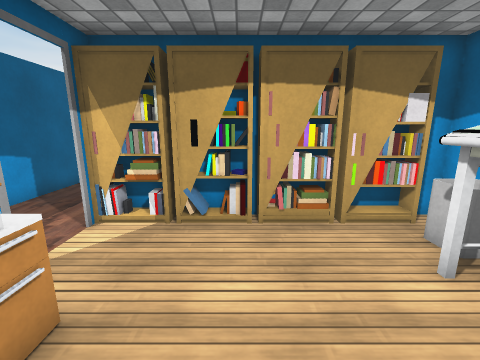
[1] (above)

15 first-person views from a walk through a scene from a Unity 3-D project. The camera is 1.3 m above the floor, tilts 12° down and sees 90° across. The floor is counted in squares, 0.5 m on a side. Each view is taken from the middle of a square. On the plan, view 1 faces up. The plan holds only what a view shows up to about 17 squares ahead; the rest is blank. The player is left out. Some surface patterns are stand-ins.

[2]
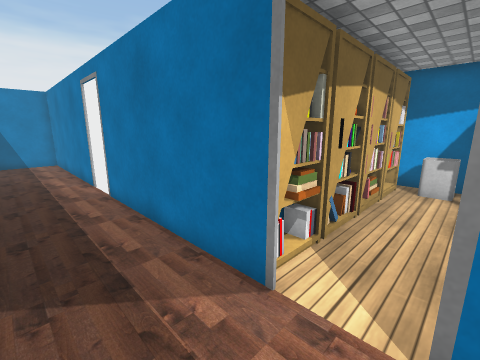

[3]
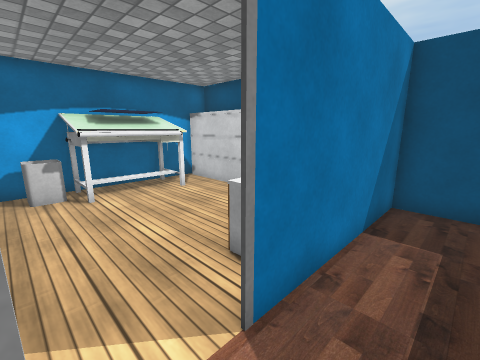

[4]
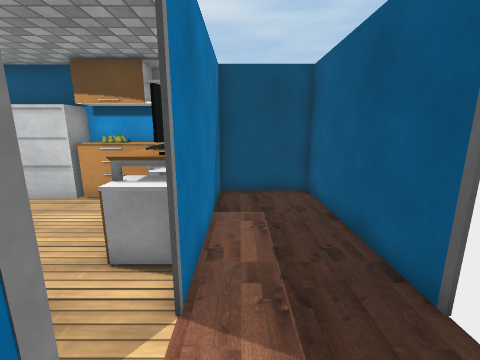

[5]
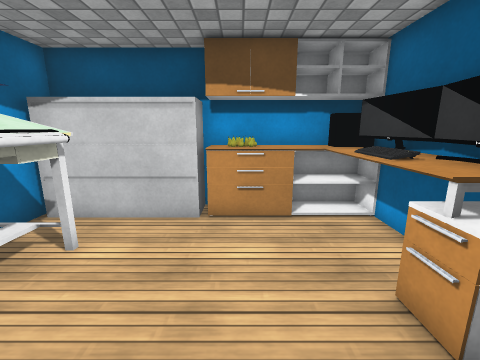

[6]
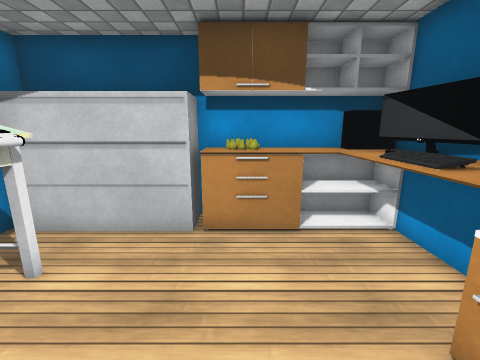

[7]
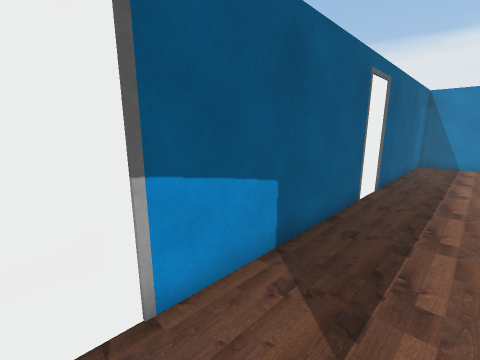

[8]
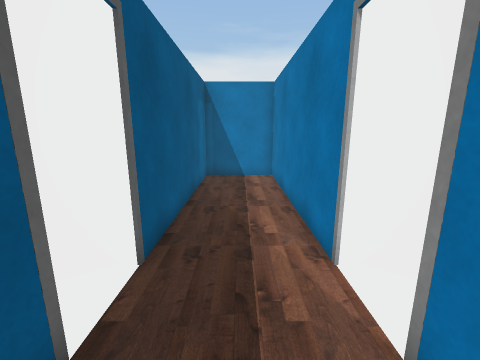

[9]
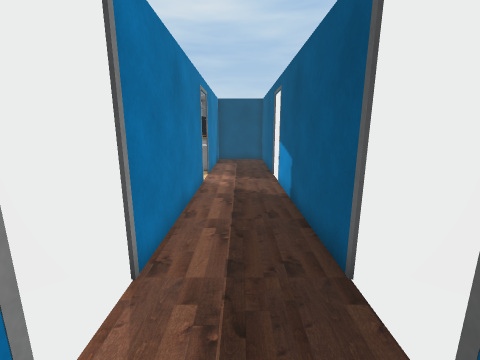

[10]
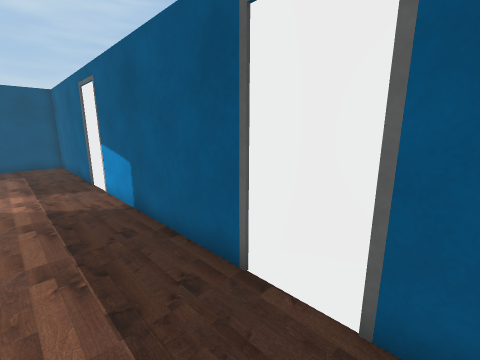

[11]
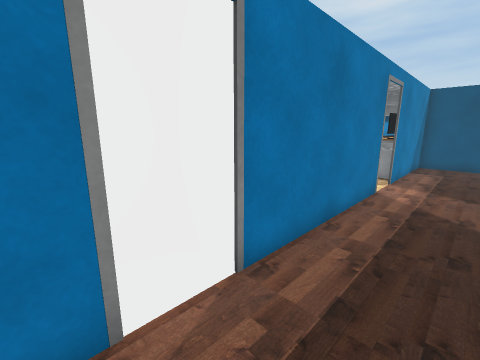

[12]
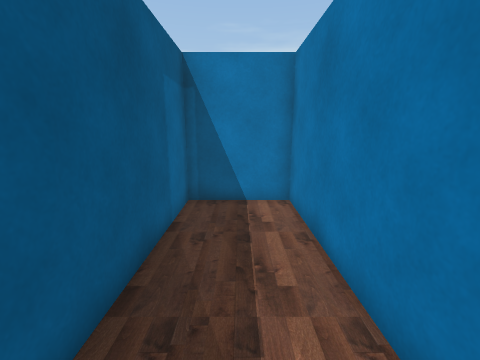

[13]
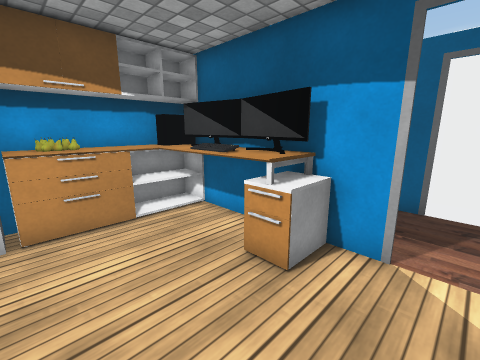

[14]
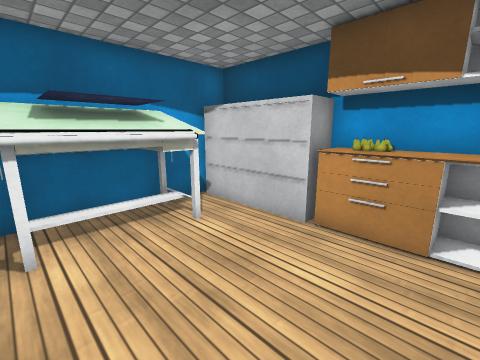

[15]
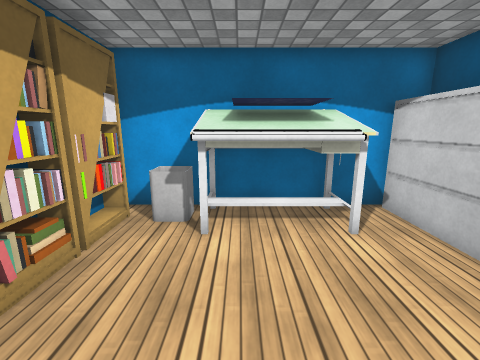

### Floor plan
Key: @ floor where view 1 was taken; # wall or solid block; . floor; B bookshelf; T table; C cabinet; M monitor; K keyboard; O other object.
Columns run from 10 left of view 1 to 6 right of it. Each row starts with its distance up from view 1.
 26   #####
 25   #...#
 24   #...#
 23   #...#
 22   #...#
 21   #...#
 20   #...#
 19   #...#
 18   #...#
 17   #...#
 16 ###...###
 15 #.......#
 14 ###...###
 13   #...#
 12   #...#
 11   #...#
 10   #...#
  9   #...#
  8   #...#
  7   #...#BBBBBBBB##
  6 ###...#BBBBBBBBB#
  5 #.............O.O
  4 ###...#......TTT#
  3   #...#O.....T###
  2   #...#MO....T##
  1   #...MKO....T###
  0   #...#KO.@..TTT#
 -1   #...MMO.......#
 -2   #...#OOOOCCCCC#
 -3   ######OOO#

Positions as (right, up) in squares from view 1, and headings:
1: (0, 0), facing up
2: (-7, 4), facing up-right
3: (-6, 6), facing down-right
4: (-5, 7), facing down
5: (0, 5), facing down
6: (0, 4), facing down
7: (-5, 5), facing up-left
8: (-6, 12), facing up
9: (-6, 18), facing down
10: (-5, 17), facing down-left
11: (-7, 17), facing down-right
12: (-6, 17), facing up
13: (1, 5), facing down-left
14: (-2, 4), facing down-right
15: (-2, 3), facing right
